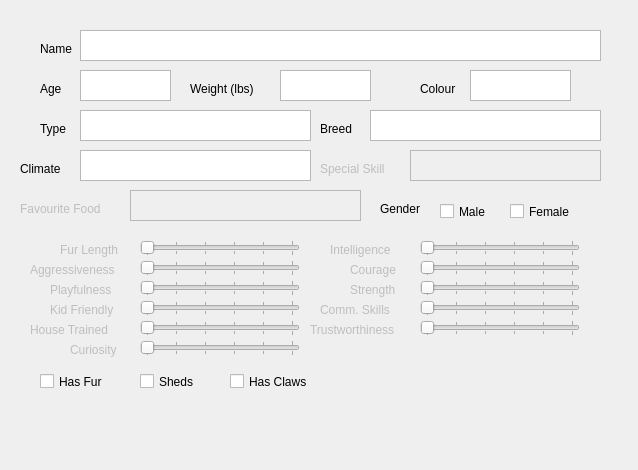
<?xml version="1.0" encoding="UTF-8"?>
<ui version="4.0">
 <class>ViewAnimalWindow</class>
 <widget class="QDialog" name="ViewAnimalWindow">
  <property name="geometry">
   <rect>
    <x>0</x>
    <y>0</y>
    <width>638</width>
    <height>470</height>
   </rect>
  </property>
  <property name="windowTitle">
   <string>Dialog</string>
  </property>
  <widget class="QLabel" name="label">
   <property name="geometry">
    <rect>
     <x>200</x>
     <y>-10</y>
     <width>221</width>
     <height>41</height>
    </rect>
   </property>
   <property name="text">
    <string>&lt;html&gt;&lt;head/&gt;&lt;body&gt;&lt;p&gt;&lt;br/&gt;&lt;/p&gt;&lt;/body&gt;&lt;/html&gt;</string>
   </property>
  </widget>
  <widget class="QLabel" name="label_2">
   <property name="geometry">
    <rect>
     <x>40</x>
     <y>40</y>
     <width>64</width>
     <height>17</height>
    </rect>
   </property>
   <property name="text">
    <string>Name</string>
   </property>
  </widget>
  <widget class="QPlainTextEdit" name="nameText">
   <property name="geometry">
    <rect>
     <x>80</x>
     <y>30</y>
     <width>521</width>
     <height>31</height>
    </rect>
   </property>
  </widget>
  <widget class="QLabel" name="label_3">
   <property name="geometry">
    <rect>
     <x>40</x>
     <y>80</y>
     <width>64</width>
     <height>17</height>
    </rect>
   </property>
   <property name="text">
    <string>Age</string>
   </property>
  </widget>
  <widget class="QPlainTextEdit" name="ageText">
   <property name="geometry">
    <rect>
     <x>80</x>
     <y>70</y>
     <width>91</width>
     <height>31</height>
    </rect>
   </property>
  </widget>
  <widget class="QLabel" name="label_4">
   <property name="geometry">
    <rect>
     <x>190</x>
     <y>80</y>
     <width>81</width>
     <height>17</height>
    </rect>
   </property>
   <property name="text">
    <string>Weight (lbs)</string>
   </property>
  </widget>
  <widget class="QPlainTextEdit" name="weightText">
   <property name="geometry">
    <rect>
     <x>280</x>
     <y>70</y>
     <width>91</width>
     <height>31</height>
    </rect>
   </property>
  </widget>
  <widget class="QLabel" name="label_5">
   <property name="geometry">
    <rect>
     <x>420</x>
     <y>80</y>
     <width>81</width>
     <height>17</height>
    </rect>
   </property>
   <property name="text">
    <string>Colour</string>
   </property>
  </widget>
  <widget class="QPlainTextEdit" name="colourText">
   <property name="geometry">
    <rect>
     <x>470</x>
     <y>70</y>
     <width>101</width>
     <height>31</height>
    </rect>
   </property>
  </widget>
  <widget class="QPlainTextEdit" name="typeText">
   <property name="geometry">
    <rect>
     <x>80</x>
     <y>110</y>
     <width>231</width>
     <height>31</height>
    </rect>
   </property>
  </widget>
  <widget class="QLabel" name="label_6">
   <property name="geometry">
    <rect>
     <x>40</x>
     <y>120</y>
     <width>64</width>
     <height>17</height>
    </rect>
   </property>
   <property name="text">
    <string>Type</string>
   </property>
  </widget>
  <widget class="QPlainTextEdit" name="breedText">
   <property name="geometry">
    <rect>
     <x>370</x>
     <y>110</y>
     <width>231</width>
     <height>31</height>
    </rect>
   </property>
  </widget>
  <widget class="QLabel" name="label_7">
   <property name="geometry">
    <rect>
     <x>320</x>
     <y>120</y>
     <width>64</width>
     <height>17</height>
    </rect>
   </property>
   <property name="text">
    <string>Breed</string>
   </property>
  </widget>
  <widget class="QPlainTextEdit" name="climateText">
   <property name="geometry">
    <rect>
     <x>80</x>
     <y>150</y>
     <width>231</width>
     <height>31</height>
    </rect>
   </property>
  </widget>
  <widget class="QLabel" name="label_8">
   <property name="geometry">
    <rect>
     <x>20</x>
     <y>160</y>
     <width>64</width>
     <height>17</height>
    </rect>
   </property>
   <property name="text">
    <string>Climate</string>
   </property>
  </widget>
  <widget class="QPlainTextEdit" name="plainTextEdit_8">
   <property name="enabled">
    <bool>false</bool>
   </property>
   <property name="geometry">
    <rect>
     <x>410</x>
     <y>150</y>
     <width>191</width>
     <height>31</height>
    </rect>
   </property>
  </widget>
  <widget class="QLabel" name="label_9">
   <property name="enabled">
    <bool>false</bool>
   </property>
   <property name="geometry">
    <rect>
     <x>320</x>
     <y>160</y>
     <width>81</width>
     <height>17</height>
    </rect>
   </property>
   <property name="text">
    <string>Special Skill</string>
   </property>
  </widget>
  <widget class="QLabel" name="label_10">
   <property name="enabled">
    <bool>false</bool>
   </property>
   <property name="geometry">
    <rect>
     <x>20</x>
     <y>200</y>
     <width>101</width>
     <height>17</height>
    </rect>
   </property>
   <property name="text">
    <string>Favourite Food</string>
   </property>
  </widget>
  <widget class="QPlainTextEdit" name="plainTextEdit_9">
   <property name="enabled">
    <bool>false</bool>
   </property>
   <property name="geometry">
    <rect>
     <x>130</x>
     <y>190</y>
     <width>231</width>
     <height>31</height>
    </rect>
   </property>
  </widget>
  <widget class="QSlider" name="horizontalSlider">
   <property name="enabled">
    <bool>false</bool>
   </property>
   <property name="geometry">
    <rect>
     <x>140</x>
     <y>240</y>
     <width>160</width>
     <height>16</height>
    </rect>
   </property>
   <property name="minimumSize">
    <size>
     <width>160</width>
     <height>0</height>
    </size>
   </property>
   <property name="maximum">
    <number>5</number>
   </property>
   <property name="pageStep">
    <number>5</number>
   </property>
   <property name="orientation">
    <enum>Qt::Horizontal</enum>
   </property>
   <property name="tickPosition">
    <enum>QSlider::TicksBothSides</enum>
   </property>
  </widget>
  <widget class="QSlider" name="horizontalSlider_2">
   <property name="enabled">
    <bool>false</bool>
   </property>
   <property name="geometry">
    <rect>
     <x>420</x>
     <y>240</y>
     <width>160</width>
     <height>16</height>
    </rect>
   </property>
   <property name="minimumSize">
    <size>
     <width>160</width>
     <height>0</height>
    </size>
   </property>
   <property name="maximum">
    <number>5</number>
   </property>
   <property name="pageStep">
    <number>5</number>
   </property>
   <property name="orientation">
    <enum>Qt::Horizontal</enum>
   </property>
   <property name="tickPosition">
    <enum>QSlider::TicksBothSides</enum>
   </property>
  </widget>
  <widget class="QLabel" name="label_11">
   <property name="enabled">
    <bool>false</bool>
   </property>
   <property name="geometry">
    <rect>
     <x>60</x>
     <y>240</y>
     <width>71</width>
     <height>20</height>
    </rect>
   </property>
   <property name="text">
    <string>Fur Length</string>
   </property>
  </widget>
  <widget class="QLabel" name="label_12">
   <property name="enabled">
    <bool>false</bool>
   </property>
   <property name="geometry">
    <rect>
     <x>330</x>
     <y>240</y>
     <width>81</width>
     <height>20</height>
    </rect>
   </property>
   <property name="text">
    <string>Intelligence</string>
   </property>
  </widget>
  <widget class="QSlider" name="horizontalSlider_3">
   <property name="enabled">
    <bool>false</bool>
   </property>
   <property name="geometry">
    <rect>
     <x>140</x>
     <y>260</y>
     <width>160</width>
     <height>16</height>
    </rect>
   </property>
   <property name="minimumSize">
    <size>
     <width>160</width>
     <height>0</height>
    </size>
   </property>
   <property name="maximum">
    <number>5</number>
   </property>
   <property name="pageStep">
    <number>5</number>
   </property>
   <property name="orientation">
    <enum>Qt::Horizontal</enum>
   </property>
   <property name="tickPosition">
    <enum>QSlider::TicksBothSides</enum>
   </property>
  </widget>
  <widget class="QLabel" name="label_13">
   <property name="enabled">
    <bool>false</bool>
   </property>
   <property name="geometry">
    <rect>
     <x>30</x>
     <y>260</y>
     <width>101</width>
     <height>20</height>
    </rect>
   </property>
   <property name="text">
    <string>Aggressiveness</string>
   </property>
  </widget>
  <widget class="QLabel" name="label_14">
   <property name="enabled">
    <bool>false</bool>
   </property>
   <property name="geometry">
    <rect>
     <x>350</x>
     <y>260</y>
     <width>81</width>
     <height>20</height>
    </rect>
   </property>
   <property name="text">
    <string>Courage</string>
   </property>
  </widget>
  <widget class="QSlider" name="horizontalSlider_4">
   <property name="enabled">
    <bool>false</bool>
   </property>
   <property name="geometry">
    <rect>
     <x>420</x>
     <y>260</y>
     <width>160</width>
     <height>16</height>
    </rect>
   </property>
   <property name="minimumSize">
    <size>
     <width>160</width>
     <height>0</height>
    </size>
   </property>
   <property name="maximum">
    <number>5</number>
   </property>
   <property name="pageStep">
    <number>5</number>
   </property>
   <property name="orientation">
    <enum>Qt::Horizontal</enum>
   </property>
   <property name="tickPosition">
    <enum>QSlider::TicksBothSides</enum>
   </property>
  </widget>
  <widget class="QSlider" name="horizontalSlider_5">
   <property name="enabled">
    <bool>false</bool>
   </property>
   <property name="geometry">
    <rect>
     <x>140</x>
     <y>280</y>
     <width>160</width>
     <height>16</height>
    </rect>
   </property>
   <property name="minimumSize">
    <size>
     <width>160</width>
     <height>0</height>
    </size>
   </property>
   <property name="maximum">
    <number>5</number>
   </property>
   <property name="pageStep">
    <number>5</number>
   </property>
   <property name="orientation">
    <enum>Qt::Horizontal</enum>
   </property>
   <property name="tickPosition">
    <enum>QSlider::TicksBothSides</enum>
   </property>
  </widget>
  <widget class="QLabel" name="label_15">
   <property name="enabled">
    <bool>false</bool>
   </property>
   <property name="geometry">
    <rect>
     <x>50</x>
     <y>280</y>
     <width>91</width>
     <height>20</height>
    </rect>
   </property>
   <property name="text">
    <string>Playfulness</string>
   </property>
  </widget>
  <widget class="QLabel" name="label_16">
   <property name="enabled">
    <bool>false</bool>
   </property>
   <property name="geometry">
    <rect>
     <x>350</x>
     <y>280</y>
     <width>81</width>
     <height>20</height>
    </rect>
   </property>
   <property name="text">
    <string>Strength</string>
   </property>
  </widget>
  <widget class="QSlider" name="horizontalSlider_6">
   <property name="enabled">
    <bool>false</bool>
   </property>
   <property name="geometry">
    <rect>
     <x>420</x>
     <y>280</y>
     <width>160</width>
     <height>16</height>
    </rect>
   </property>
   <property name="minimumSize">
    <size>
     <width>160</width>
     <height>0</height>
    </size>
   </property>
   <property name="maximum">
    <number>5</number>
   </property>
   <property name="pageStep">
    <number>5</number>
   </property>
   <property name="orientation">
    <enum>Qt::Horizontal</enum>
   </property>
   <property name="tickPosition">
    <enum>QSlider::TicksBothSides</enum>
   </property>
  </widget>
  <widget class="QSlider" name="horizontalSlider_7">
   <property name="enabled">
    <bool>false</bool>
   </property>
   <property name="geometry">
    <rect>
     <x>140</x>
     <y>300</y>
     <width>160</width>
     <height>16</height>
    </rect>
   </property>
   <property name="minimumSize">
    <size>
     <width>160</width>
     <height>0</height>
    </size>
   </property>
   <property name="maximum">
    <number>5</number>
   </property>
   <property name="pageStep">
    <number>5</number>
   </property>
   <property name="orientation">
    <enum>Qt::Horizontal</enum>
   </property>
   <property name="tickPosition">
    <enum>QSlider::TicksBothSides</enum>
   </property>
  </widget>
  <widget class="QLabel" name="label_17">
   <property name="enabled">
    <bool>false</bool>
   </property>
   <property name="geometry">
    <rect>
     <x>50</x>
     <y>300</y>
     <width>81</width>
     <height>20</height>
    </rect>
   </property>
   <property name="text">
    <string>Kid Friendly</string>
   </property>
  </widget>
  <widget class="QLabel" name="label_18">
   <property name="enabled">
    <bool>false</bool>
   </property>
   <property name="geometry">
    <rect>
     <x>320</x>
     <y>300</y>
     <width>141</width>
     <height>20</height>
    </rect>
   </property>
   <property name="text">
    <string>Comm. Skills</string>
   </property>
  </widget>
  <widget class="QSlider" name="horizontalSlider_8">
   <property name="enabled">
    <bool>false</bool>
   </property>
   <property name="geometry">
    <rect>
     <x>420</x>
     <y>300</y>
     <width>160</width>
     <height>16</height>
    </rect>
   </property>
   <property name="minimumSize">
    <size>
     <width>160</width>
     <height>0</height>
    </size>
   </property>
   <property name="maximum">
    <number>5</number>
   </property>
   <property name="pageStep">
    <number>5</number>
   </property>
   <property name="orientation">
    <enum>Qt::Horizontal</enum>
   </property>
   <property name="tickPosition">
    <enum>QSlider::TicksBothSides</enum>
   </property>
  </widget>
  <widget class="QSlider" name="horizontalSlider_9">
   <property name="enabled">
    <bool>false</bool>
   </property>
   <property name="geometry">
    <rect>
     <x>140</x>
     <y>320</y>
     <width>160</width>
     <height>16</height>
    </rect>
   </property>
   <property name="minimumSize">
    <size>
     <width>160</width>
     <height>0</height>
    </size>
   </property>
   <property name="maximum">
    <number>5</number>
   </property>
   <property name="pageStep">
    <number>5</number>
   </property>
   <property name="orientation">
    <enum>Qt::Horizontal</enum>
   </property>
   <property name="tickPosition">
    <enum>QSlider::TicksBothSides</enum>
   </property>
  </widget>
  <widget class="QLabel" name="label_19">
   <property name="enabled">
    <bool>false</bool>
   </property>
   <property name="geometry">
    <rect>
     <x>30</x>
     <y>320</y>
     <width>101</width>
     <height>20</height>
    </rect>
   </property>
   <property name="text">
    <string>House Trained</string>
   </property>
  </widget>
  <widget class="QLabel" name="label_20">
   <property name="enabled">
    <bool>false</bool>
   </property>
   <property name="geometry">
    <rect>
     <x>310</x>
     <y>320</y>
     <width>111</width>
     <height>20</height>
    </rect>
   </property>
   <property name="text">
    <string>Trustworthiness</string>
   </property>
  </widget>
  <widget class="QSlider" name="horizontalSlider_10">
   <property name="enabled">
    <bool>false</bool>
   </property>
   <property name="geometry">
    <rect>
     <x>420</x>
     <y>320</y>
     <width>160</width>
     <height>16</height>
    </rect>
   </property>
   <property name="minimumSize">
    <size>
     <width>160</width>
     <height>0</height>
    </size>
   </property>
   <property name="maximum">
    <number>5</number>
   </property>
   <property name="pageStep">
    <number>5</number>
   </property>
   <property name="orientation">
    <enum>Qt::Horizontal</enum>
   </property>
   <property name="tickPosition">
    <enum>QSlider::TicksBothSides</enum>
   </property>
  </widget>
  <widget class="QSlider" name="horizontalSlider_11">
   <property name="enabled">
    <bool>false</bool>
   </property>
   <property name="geometry">
    <rect>
     <x>140</x>
     <y>340</y>
     <width>160</width>
     <height>16</height>
    </rect>
   </property>
   <property name="minimumSize">
    <size>
     <width>160</width>
     <height>0</height>
    </size>
   </property>
   <property name="maximum">
    <number>5</number>
   </property>
   <property name="pageStep">
    <number>5</number>
   </property>
   <property name="orientation">
    <enum>Qt::Horizontal</enum>
   </property>
   <property name="tickPosition">
    <enum>QSlider::TicksBothSides</enum>
   </property>
  </widget>
  <widget class="QLabel" name="label_21">
   <property name="enabled">
    <bool>false</bool>
   </property>
   <property name="geometry">
    <rect>
     <x>70</x>
     <y>340</y>
     <width>71</width>
     <height>20</height>
    </rect>
   </property>
   <property name="text">
    <string>Curiosity</string>
   </property>
  </widget>
  <widget class="QCheckBox" name="furCheck">
   <property name="geometry">
    <rect>
     <x>40</x>
     <y>370</y>
     <width>90</width>
     <height>23</height>
    </rect>
   </property>
   <property name="text">
    <string>Has Fur</string>
   </property>
  </widget>
  <widget class="QCheckBox" name="shedsCheck">
   <property name="geometry">
    <rect>
     <x>140</x>
     <y>370</y>
     <width>90</width>
     <height>23</height>
    </rect>
   </property>
   <property name="text">
    <string>Sheds</string>
   </property>
  </widget>
  <widget class="QLabel" name="label_22">
   <property name="geometry">
    <rect>
     <x>380</x>
     <y>200</y>
     <width>64</width>
     <height>17</height>
    </rect>
   </property>
   <property name="text">
    <string>Gender</string>
   </property>
  </widget>
  <widget class="QCheckBox" name="maleCheck">
   <property name="geometry">
    <rect>
     <x>440</x>
     <y>200</y>
     <width>90</width>
     <height>23</height>
    </rect>
   </property>
   <property name="text">
    <string>Male</string>
   </property>
  </widget>
  <widget class="QCheckBox" name="femaleCheck">
   <property name="geometry">
    <rect>
     <x>510</x>
     <y>200</y>
     <width>90</width>
     <height>23</height>
    </rect>
   </property>
   <property name="text">
    <string>Female</string>
   </property>
  </widget>
  <widget class="QCheckBox" name="clawsCheck">
   <property name="geometry">
    <rect>
     <x>230</x>
     <y>370</y>
     <width>90</width>
     <height>23</height>
    </rect>
   </property>
   <property name="text">
    <string>Has Claws</string>
   </property>
  </widget>
 </widget>
 <resources/>
 <connections/>
</ui>
